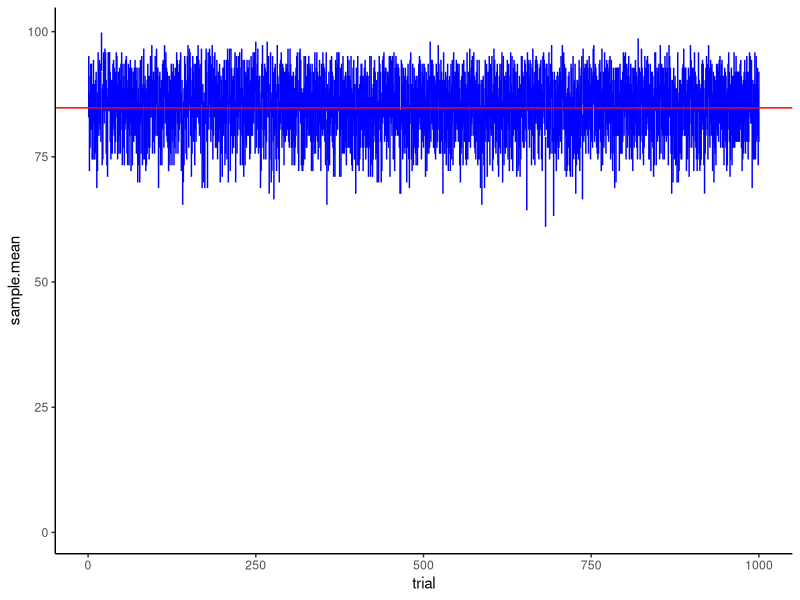
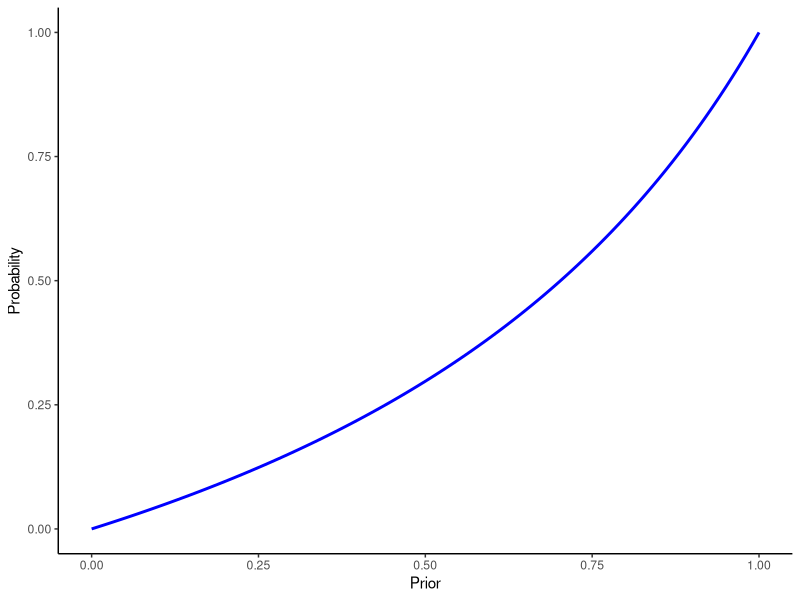

The R script that drew these images, in order:
## ---- chunk 1
library(ggplot2)
library(tidyr)
library(purrr)
## ---- chunk 2
p = runif(1) ## in the blackbox
## ---- chunk 3
D = data.frame(NULL)

for(i in 1:1e3)
{
  sample_mean = mean(rbernoulli(100, p=p))
  interval_LB = 100*sample_mean - 1.96*sqrt(100*sample_mean*(1-sample_mean))
  interval_UB = 100*sample_mean + 1.96*sqrt(100*sample_mean*(1-sample_mean))
  hit = ifelse(100*p >= interval_LB && 100*p < interval_UB, 1, 0)
  D = rbind(D, c(i,sample_mean,interval_LB,interval_UB, hit))
}

names(D) = c("trial", "sample.mean", "LB", "UB", "Hit")

head(D)
## ---- chunk 4
ggplot(D, aes(trial, sample.mean)) + geom_linerange(aes(ymin=LB, ymax=UB), colour='blue') +
  geom_hline(yintercept=p*100, colour='red') + theme_classic()
## ---- chunk 5
prob = function(alpha)
{
  ((.7)^2 * (.3)^3 * alpha)/((.5)^5 * (1-alpha) + (.7)^2 * (.3)^3 * alpha)
}

ggplot(data.frame(x=c(0, 1)), aes(x)) + 
  stat_function(fun=prob, colour="blue", size=1) +
  labs(x='Prior', y='Probability') +
  theme_classic()
